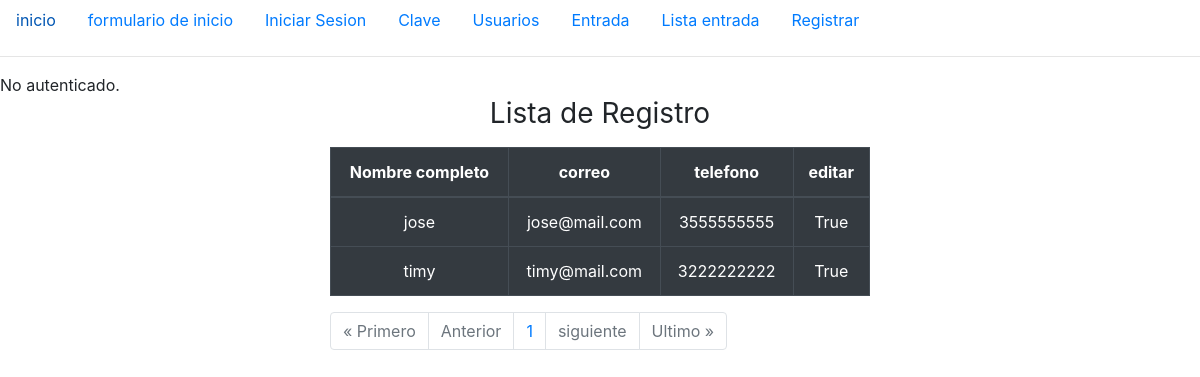
/lista_puerta, run on an earlier commit of the app's database.
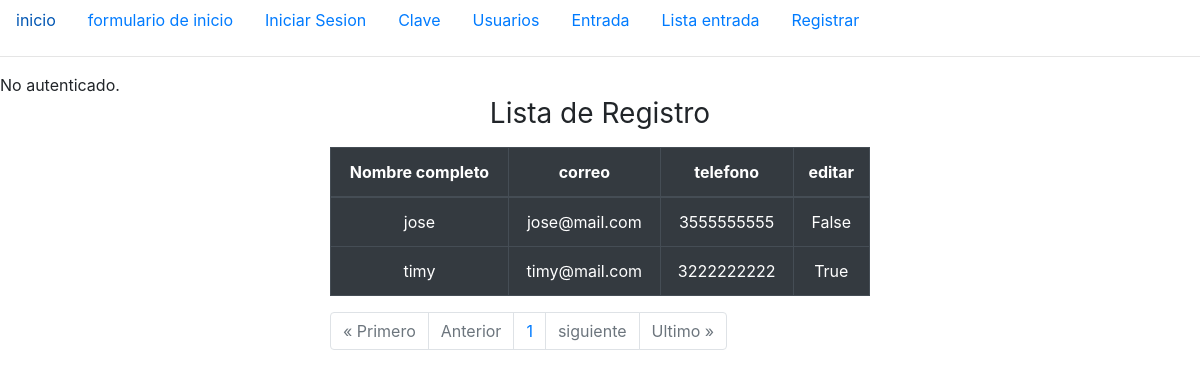
And on a later commit of the database.
### login/models.py (models this page shows, shortened)
class Verificacion(models.Model):
    usuario = models.ForeignKey(User, on_delete=models.CASCADE)
    nombre_completo = models.CharField(max_length=100)
    email = models.EmailField(max_length=100)
    telefono = models.CharField(max_length=10) # por que un numero tiene solo 10 digitos
    programa_academico = models.CharField(max_length=255)
    contrasena = models.CharField(max_length=10, unique=True)
    rfid = models.CharField(max_length=50, null=True, blank=True)
    lab_vision = models.BooleanField(default=False)
    lab_robotica = models.BooleanField(default=False)

### login/views.py (the view)
# urls.py: path('lista_puerta', views.lista_usuarios, name='lista_puerta'),
def lista_usuarios(request):
    registros = Verificacion.objects.all()
    paginacion = Paginator(Verificacion.objects.all().order_by('-id'), 10)
    page = request.GET.get('page')
    registro_acceso = paginacion.get_page(page)
    num_paginas = registro_acceso.paginator.page_range
    parametros = {'registros':registros,
                    'paginacion':registro_acceso,
                    'num_paginas':num_paginas}
    return render(request, 'pagina/lista_clave.html', parametros)

### login/templates/pagina/lista_clave.html (shortened to what this page needs)
{% extends 'main/prueba.html' %}
{% block content %}
    <main class='container'>
        <div class='row'>
            <div class='col-md-6 offset-md-3'>
                <h1 class="h3 mb-3 font-weight-normal text-center">Lista de Registro</h1>
                <div>
                    <table class="table table-hover table-dark table-bordered border-light">
                        <thead>
                            <tr>
                                <th scope="col" class="text-center">Nombre completo</th>
                                <th scope="col" class="text-center">correo</th>
                                <th scope="col" class="text-center">telefono</th>
                                <th scope="col" class="text-center">editar</th>
                                </div>
                        <tbody>
                            {% for registro in paginacion %}
                            <tr>
                                <td scope="col" class="text-center">{{registro.nombre_completo }}</td>
                                <td scope="col" class="text-center">{{registro.email }}</td>
                                <td scope="col" class="text-center">{{registro.telefono }}</td>
                                <td scope="col" class="text-center">{{registro.lab_vision }}</td>
                            </tr>
                            {% endfor %}
                        </tbody>
                </div>
                <nav aria-label="Page navigation example">
                        <ul class="pagination">
                        {% if paginacion.has_previous %}
                            <li class="page-item"><a class="page-link" href="?page=1">&laquo Primero</a></li>
                            <li class="page-item"><a class="page-link" href="?page={{ paginacion.previous_page_number }}">Anterior</a></li>
                            {% else %}
                            <li class="page-item disabled"><a class="page-link" href="#">&laquo Primero</a></li>
                            <li class="page-item disabled"><a class="page-link" href="#">Anterior</a></li>
                        {% endif %}
                        {% for numero in num_paginas %}
                        <li class="page-item"><a class="page-link" href='?page={{numero}}'>{{numero}}</a></li>
                        {% endfor %}
                        {% if paginacion.has_next %}
                            <li class="page-item"><a class="page-link" href="?page={{paginacion.next_page_number}}">siguiente</a></li>
                            <li class="page-item"><a class="page-link" href="?page={{ paginacion.paginator.num_pages }}">Ultimo &raquo</a></li>
                            {% else %}
                            <li class="page-item disabled"><a class="page-link" href="#">siguiente</a></li>
                            <li class="page-item disabled"><a class="page-link" href="#">Ultimo &raquo</a></li>
                        {% endif %}
                    </ul>
                </nav>
            </div>
    </main>
{% endblock %}

What changed in the data, as far as the page shows it:
changed Verificacion "jose": lab_vision "True" → "False"
